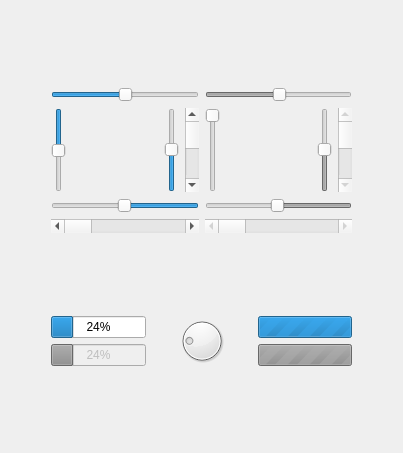
     <widget class="QWidget" name="tab_3">
      <attribute name="title">
       <string>Sliders/Scrolls/Progress/Dials</string>
      </attribute>
      <layout class="QGridLayout" name="gridLayout_12">
       <item row="1" column="2" rowspan="3">
        <spacer name="horizontalSpacer_10">
         <property name="orientation">
          <enum>Qt::Horizontal</enum>
         </property>
         <property name="sizeHint" stdset="0">
          <size>
           <width>40</width>
           <height>20</height>
          </size>
         </property>
        </spacer>
       </item>
       <item row="2" column="1">
        <spacer name="verticalSpacer_12">
         <property name="orientation">
          <enum>Qt::Vertical</enum>
         </property>
         <property name="sizeHint" stdset="0">
          <size>
           <width>301</width>
           <height>77</height>
          </size>
         </property>
        </spacer>
       </item>
       <item row="0" column="1">
        <spacer name="verticalSpacer_11">
         <property name="orientation">
          <enum>Qt::Vertical</enum>
         </property>
         <property name="sizeHint" stdset="0">
          <size>
           <width>301</width>
           <height>76</height>
          </size>
         </property>
        </spacer>
       </item>
       <item row="1" column="0" rowspan="3">
        <spacer name="horizontalSpacer_9">
         <property name="orientation">
          <enum>Qt::Horizontal</enum>
         </property>
         <property name="sizeHint" stdset="0">
          <size>
           <width>40</width>
           <height>20</height>
          </size>
         </property>
        </spacer>
       </item>
       <item row="3" column="1">
        <layout class="QGridLayout" name="gridLayout_11">
         <item row="0" column="0">
          <widget class="QProgressBar" name="progressBar_2">
           <property name="value">
            <number>24</number>
           </property>
          </widget>
         </item>
         <item row="0" column="2">
          <widget class="QProgressBar" name="progressBar">
           <property name="minimum">
            <number>0</number>
           </property>
           <property name="maximum">
            <number>0</number>
           </property>
          </widget>
         </item>
         <item row="1" column="0">
          <widget class="QProgressBar" name="progressBar_3">
           <property name="enabled">
            <bool>false</bool>
           </property>
           <property name="value">
            <number>24</number>
           </property>
          </widget>
         </item>
         <item row="1" column="2">
          <widget class="QProgressBar" name="progressBar_4">
           <property name="enabled">
            <bool>false</bool>
           </property>
           <property name="minimum">
            <number>0</number>
           </property>
           <property name="maximum">
            <number>0</number>
           </property>
          </widget>
         </item>
         <item row="0" column="1" rowspan="2">
          <widget class="QDial" name="dial">
           <property name="value">
            <number>20</number>
           </property>
           <property name="sliderPosition">
            <number>20</number>
           </property>
          </widget>
         </item>
        </layout>
       </item>
       <item row="4" column="1">
        <spacer name="verticalSpacer_13">
         <property name="orientation">
          <enum>Qt::Vertical</enum>
         </property>
         <property name="sizeHint" stdset="0">
          <size>
           <width>301</width>
           <height>76</height>
          </size>
         </property>
        </spacer>
       </item>
       <item row="1" column="1">
        <layout class="QGridLayout" name="gridLayout_10">
         <item row="2" column="4">
          <widget class="QSlider" name="verticalSlider_4">
           <property name="enabled">
            <bool>false</bool>
           </property>
           <property name="orientation">
            <enum>Qt::Vertical</enum>
           </property>
           <property name="invertedAppearance">
            <bool>true</bool>
           </property>
          </widget>
         </item>
         <item row="2" column="1">
          <spacer name="verticalSpacer_7">
           <property name="orientation">
            <enum>Qt::Vertical</enum>
           </property>
           <property name="sizeHint" stdset="0">
            <size>
             <width>20</width>
             <height>40</height>
            </size>
           </property>
          </spacer>
         </item>
         <item row="4" column="0" colspan="4">
          <widget class="QScrollBar" name="horizontalScrollBar">
           <property name="orientation">
            <enum>Qt::Horizontal</enum>
           </property>
          </widget>
         </item>
         <item row="2" column="6">
          <widget class="QSlider" name="verticalSlider_2">
           <property name="enabled">
            <bool>false</bool>
           </property>
           <property name="value">
            <number>50</number>
           </property>
           <property name="orientation">
            <enum>Qt::Vertical</enum>
           </property>
          </widget>
         </item>
         <item row="2" column="3">
          <widget class="QScrollBar" name="verticalScrollBar">
           <property name="orientation">
            <enum>Qt::Vertical</enum>
           </property>
          </widget>
         </item>
         <item row="1" column="0" colspan="4">
          <widget class="QSlider" name="horizontalSlider">
           <property name="value">
            <number>50</number>
           </property>
           <property name="orientation">
            <enum>Qt::Horizontal</enum>
           </property>
          </widget>
         </item>
         <item row="2" column="2">
          <widget class="QSlider" name="verticalSlider">
           <property name="value">
            <number>50</number>
           </property>
           <property name="orientation">
            <enum>Qt::Vertical</enum>
           </property>
          </widget>
         </item>
         <item row="2" column="7">
          <widget class="QScrollBar" name="verticalScrollBar_2">
           <property name="enabled">
            <bool>false</bool>
           </property>
           <property name="orientation">
            <enum>Qt::Vertical</enum>
           </property>
          </widget>
         </item>
         <item row="2" column="0">
          <widget class="QSlider" name="verticalSlider_3">
           <property name="value">
            <number>50</number>
           </property>
           <property name="orientation">
            <enum>Qt::Vertical</enum>
           </property>
           <property name="invertedAppearance">
            <bool>true</bool>
           </property>
          </widget>
         </item>
         <item row="2" column="5">
          <spacer name="verticalSpacer_8">
           <property name="orientation">
            <enum>Qt::Vertical</enum>
           </property>
           <property name="sizeHint" stdset="0">
            <size>
             <width>20</width>
             <height>40</height>
            </size>
           </property>
          </spacer>
         </item>
         <item row="3" column="0" colspan="4">
          <widget class="QSlider" name="horizontalSlider_3">
           <property name="value">
            <number>50</number>
           </property>
           <property name="orientation">
            <enum>Qt::Horizontal</enum>
           </property>
           <property name="invertedAppearance">
            <bool>true</bool>
           </property>
          </widget>
         </item>
         <item row="1" column="4" colspan="4">
          <widget class="QSlider" name="horizontalSlider_2">
           <property name="enabled">
            <bool>false</bool>
           </property>
           <property name="value">
            <number>50</number>
           </property>
           <property name="orientation">
            <enum>Qt::Horizontal</enum>
           </property>
          </widget>
         </item>
         <item row="3" column="4" colspan="4">
          <widget class="QSlider" name="horizontalSlider_4">
           <property name="enabled">
            <bool>false</bool>
           </property>
           <property name="value">
            <number>50</number>
           </property>
           <property name="orientation">
            <enum>Qt::Horizontal</enum>
           </property>
           <property name="invertedAppearance">
            <bool>true</bool>
           </property>
          </widget>
         </item>
         <item row="4" column="4" colspan="4">
          <widget class="QScrollBar" name="horizontalScrollBar_2">
           <property name="enabled">
            <bool>false</bool>
           </property>
           <property name="orientation">
            <enum>Qt::Horizontal</enum>
           </property>
          </widget>
         </item>
        </layout>
       </item>
      </layout>
     </widget>
